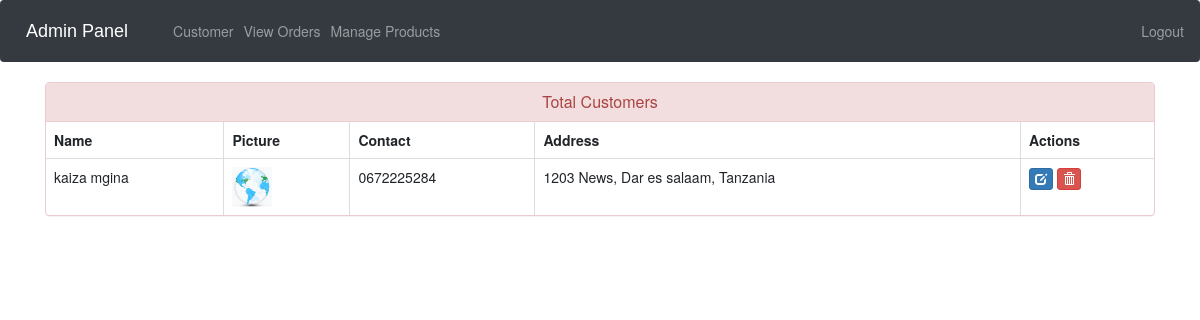
/view-customer (signed in), run on the app's committed database.
### ecom/models.py (models this page shows, shortened)
class Customer(models.Model):
    user=models.OneToOneField(User,on_delete=models.CASCADE)
    profile_pic= models.ImageField(upload_to='profile_pic/CustomerProfilePic/',null=True,blank=True)
    address = models.CharField(max_length=40)
    mobile = models.CharField(max_length=20,null=False)
    @property
    def get_name(self):
        return self.user.first_name+" "+self.user.last_name

### ecom/views.py (the view)
# urls.py: path('view-customer', views.view_customer_view,name='view-customer'),
@login_required(login_url='adminlogin')
def view_customer_view(request):
    customers=models.Customer.objects.all()
    return render(request,'ecom/view_customer.html',{'customers':customers})

### templates/ecom/view_customer.html (shortened to what this page needs)
{% extends 'ecom/admin_base.html' %}
{% load static %}
{% block content %}
<head>
  <link href="//netdna.bootstrapcdn.com/bootstrap/3.0.0/css/bootstrap.min.css" rel="stylesheet" id="bootstrap-css">
</head>
<div class="container">
  <div class="panel panel-danger">
    <div class="panel-heading">
      <h6 class="panel-title">Total Customers</h6>
    </div>
    <table class="table table-hover table-bordered" id="dev-table">
      <thead>
        <tr>
          <th>Name</th>
          <th>Picture</th>
          <th>Contact</th>
          <th>Address</th>
          <th>Actions</th>
        </tr>
      </thead>
      {% for c in customers %}
      <tr>
        <td> {{c.get_name}}</td>
        <td> <img src="{% static c.profile_pic.url %}" alt="Profile Pic" height="40px" width="40px" /></td>
        <td>{{c.mobile}}</td>
        <td>{{c.address}}</td>
        <td><a class="btn btn-primary btn-xs" href="{% url 'update-customer' c.id  %}"><span class="glyphicon glyphicon-edit"></span></a>
        <a class="btn btn-danger btn-xs" href="{% url 'delete-customer' c.id  %}"><span class="glyphicon glyphicon-trash"></span></a></td>
      </tr>
      {% endfor %}
    </table>
  </div>
</div>
{% endblock content %}

### templates/ecom/view_customer.html (style rules this page uses)
a:link { text-decoration: none; }
h6 { text-align: center; }

### data on the page
Customer: get_name "kaiza mgina", profile_pic (picture), mobile "0672225284", address "1203 News, Dar es salaam, Tanzania"
